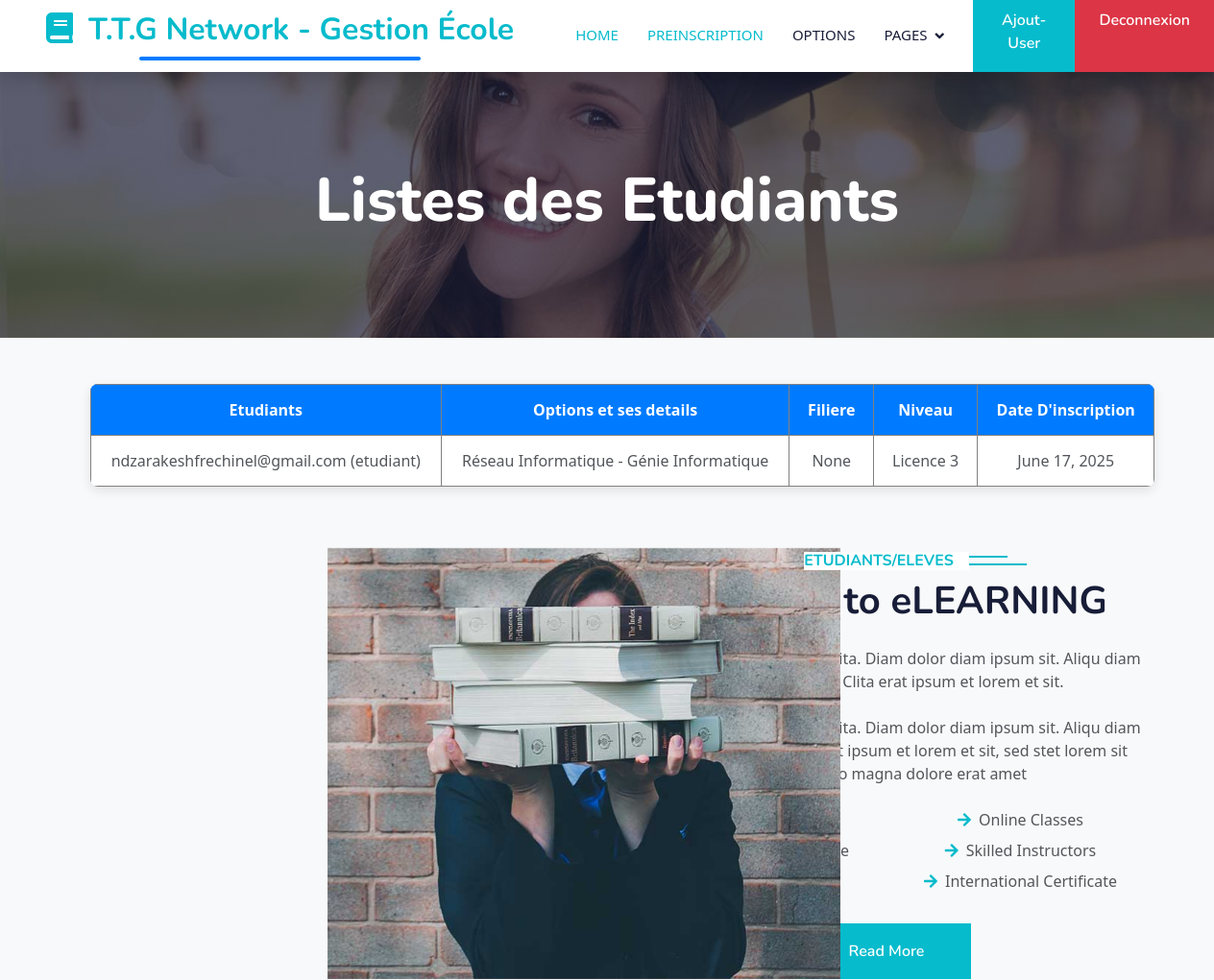
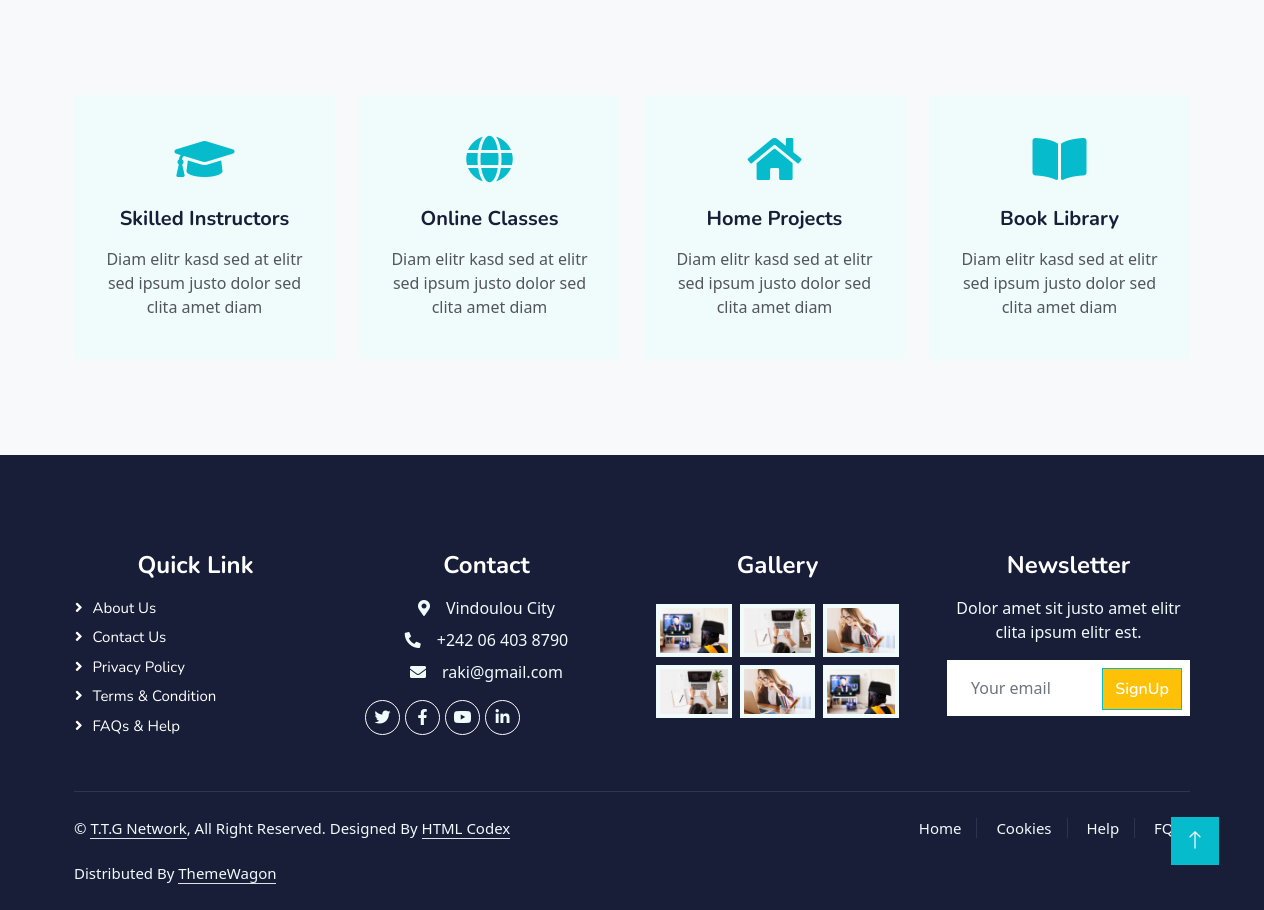
Page /etudiant (signed in) on the committed database (2 pictures, top to bottom).
### core/models.py (models this page shows, shortened)
class Etudiant(models.Model):
    user = models.OneToOneField(User, on_delete=models.CASCADE, limit_choices_to={'role': 'etudiant'})
    option = models.ForeignKey(Option, on_delete=models.SET_NULL, null=True)
    filiere = models.ForeignKey(Filiere, on_delete=models.SET_NULL, null=True)
    niveau = models.ForeignKey(Niveau, on_delete=models.SET_NULL, null=True)
    date_inscription = models.DateField(default=timezone.now)

class User(AbstractUser):
    ROLES = (
        ('admin', 'Administrateur'),
        ('formateur', 'Formateur'),
        ('etudiant', 'Étudiant'),
        ('parent', 'Parent'),
    )
    role = models.CharField(max_length=20, choices=ROLES)
    code_formateur = models.CharField(max_length=10, unique=True, null=True, blank=True)
    code_parent = models.CharField(max_length=10, unique=True, null=True, blank=True)
    matricule = models.CharField(max_length=30, unique=True, null=True, blank=True)
    def __str__(self):
        return f"{self.username} ({self.role})"

class Option(models.Model):
    nom = models.CharField(max_length=100)
    filiere = models.ForeignKey(Filiere, on_delete=models.CASCADE)
    class Meta:
        constraints = [
            models.UniqueConstraint(fields=['nom', 'filiere'], name='unique_option_par_filiere_et_niveau')
        ]
        verbose_name = "Option"
        verbose_name_plural = "Options"
    def __str__(self):
        filiere_nom = self.filiere.nom if self.filiere else "Filière inconnue"
        return f"{self.nom} - {filiere_nom}"

class Filiere(models.Model):
    nom = models.CharField(max_length=100)

class Niveau(models.Model):
    nom = models.CharField(max_length=50)
    def __str__(self):
        return self.nom

### core/views.py (the view)
# urls.py: path('etudiant', views.etudiants_view, name='etudiant'),
@login_required
def etudiants_view(request):
    etudiants = Etudiant.objects.all()
    return render(request, 'liste_etudiants.html', {'etudiants': etudiants})

### core/templates/liste_etudiants.html (shortened to what this page needs)
{% extends "base.html" %}
{% load static %}
{% block content %}
<div class="container-fluid bg-primary py-5 mb-5 page-header">
  <div class="container py-5">
      <div class="row justify-content-center">
          <div class="col-lg-10 text-center">
              <h1 class="display-3 text-white animated slideInDown">Listes des  Etudiants</h1>
          </div>
      </div>
  </div>
</div>
  <ul>
      <table class= "table-bordered">
          <thead>
            <th>Etudiants</th>
            <th>Options et ses details</th>
            <th>Filiere</th>
            <th>Niveau</th>
            <th>Date D'inscription</th>
          </thead>
        {% for etudiant in etudiants %}
          <tbody>
              <td>{{ etudiant.user }}</td>
              <td>{{ etudiant.option }}</td>
              <td>{{ etudiant.filiere }}</td>
              <td>{{ etudiant.niveau }}</td>
              <td>{{ etudiant.date_inscription }}</td>
          </tbody>
        {% endfor %}
      </table>
  </ul>
    <div class="container-xxl py-5">
      <div class="container">
          <div class="row g-5">
              <div class="col-lg-6 wow fadeInUp" data-wow-delay="0.1s" style="min-height: 400px;">
                  <div class="position-relative h-100">
                      <img class="img-fluid position-absolute w-100 h-100" src="{% static 'img/about.jpg' %}" alt="" style="object-fit: cover;">
                  </div>
              </div>
              <div class="col-lg-6 wow fadeInUp" data-wow-delay="0.3s">
                  <h6 class="section-title bg-white text-start text-primary pe-3">Etudiants/Eleves</h6>
                  <h1 class="mb-4">Welcome to eLEARNING</h1>
                  <p class="mb-4">Tempor erat elitr rebum at clita. Diam dolor diam ipsum sit. Aliqu diam amet diam et eos. Clita erat ipsum et lorem et sit.</p>
                  <p class="mb-4">Tempor erat elitr rebum at clita. Diam dolor diam ipsum sit. Aliqu diam amet diam et eos. Clita erat ipsum et lorem et sit, sed stet lorem sit clita duo justo magna dolore erat amet</p>
                  <div class="row gy-2 gx-4 mb-4">
                      <div class="col-sm-6">
                          <p class="mb-0">Skilled Instructors</p>
                      </div>
                      <div class="col-sm-6">
                          <p class="mb-0"><i class="fa fa-arrow-right text-primary me-2"></i>Online Classes</p>
                      </div>
                      <div class="col-sm-6">
                          <p class="mb-0">International Certificate</p>
                      </div>
                      <div class="col-sm-6">
                          <p class="mb-0"><i class="fa fa-arrow-right text-primary me-2"></i>Skilled Instructors</p>
                      </div>
                      <div class="col-sm-6">
                          <p class="mb-0">Online Classes</p>
                      </div>
                      <div class="col-sm-6">
                          <p class="mb-0"><i class="fa fa-arrow-right text-primary me-2"></i>International Certificate</p>
                      </div>
                  </div>
                  <a class="btn btn-primary py-3 px-5 mt-2" href="">Read More</a>
              </div>
          </div>
      </div>
  </div>
    <div class="container-xxl py-5">
        <div class="container">
            <div class="row g-4">
                <div class="col-lg-3 col-sm-6 wow fadeInUp" data-wow-delay="0.1s">
                    <div class="service-item text-center pt-3">
                        <div class="p-4">
                            <i class="fa fa-3x fa-graduation-cap text-primary mb-4"></i>
                            <h5 class="mb-3">Skilled Instructors</h5>
                            <p>Diam elitr kasd sed at elitr sed ipsum justo dolor sed clita amet diam</p>
                        </div>
                    </div>
                </div>
                <div class="col-lg-3 col-sm-6 wow fadeInUp" data-wow-delay="0.3s">
                    <div class="service-item text-center pt-3">
                        <div class="p-4">
                            <i class="fa fa-3x fa-globe text-primary mb-4"></i>
                            <h5 class="mb-3">Online Classes</h5>
                            <p>Diam elitr kasd sed at elitr sed ipsum justo dolor sed clita amet diam</p>
                        </div>
                    </div>
                </div>
                <div class="col-lg-3 col-sm-6 wow fadeInUp" data-wow-delay="0.5s">
                    <div class="service-item text-center pt-3">
                        <div class="p-4">
                            <i class="fa fa-3x fa-home text-primary mb-4"></i>
                            <h5 class="mb-3">Home Projects</h5>
                            <p>Diam elitr kasd sed at elitr sed ipsum justo dolor sed clita amet diam</p>
                        </div>
                    </div>
                </div>
                <div class="col-lg-3 col-sm-6 wow fadeInUp" data-wow-delay="0.7s">
                    <div class="service-item text-center pt-3">
                        <div class="p-4">
                            <i class="fa fa-3x fa-book-open text-primary mb-4"></i>
                            <h5 class="mb-3">Book Library</h5>
                            <p>Diam elitr kasd sed at elitr sed ipsum justo dolor sed clita amet diam</p>
                        </div>
                    </div>
                </div>
            </div>
        </div>
    </div>
{% endblock %}

### core/static/css/style.css (style rules this page uses)
.btn { font-family: 'Nunito', sans-serif; font-weight: 600; transition: .5s; }
.btn.btn-primary, .btn.btn-secondary { color: #FFFFFF; }
.page-header { background: linear-gradient(rgba(24, 29, 56, .7), rgba(24, 29, 56, .7)), url(../img/carousel-1.jpg); background-position: center center; background-repeat: no-repeat; background-size: cover; }
.section-title { position: relative; display: inline-block; text-transform: uppercase; }
.section-title::before { position: absolute; content: ""; width: calc(100% + 80px); height: 2px; top: 4px; left: -40px; background: var(--primary); z-index: -1; }
.section-title::after { position: absolute; content: ""; width: calc(100% + 120px); height: 2px; bottom: 5px; left: -60px; background: var(--primary); z-index: -1; }
.section-title.text-start::before { width: calc(100% + 40px); left: 0; }
.section-title.text-start::after { width: calc(100% + 60px); left: 0; }
.service-item { background: var(--light); transition: .5s; }
.service-item * { transition: .5s; }

### core/templates/base.html (style rules this page uses)
img, video { max-width: 100%; height: auto; }

### core/templates/liste_etudiants.html (style rules this page uses)
body { font-family: 'Segoe UI', Tahoma, Geneva, Verdana, sans-serif; background-color: #f8f9fa; text-align: center; }
table { width: 90%; margin: 0 auto; border-collapse: collapse; background-color: #fff; box-shadow: 0 4px 12px rgba(0, 0, 0, 0.1); border-radius: 8px; overflow: hidden; }
thead { background-color: #007BFF; color: white; }
th, td { padding: 14px 18px; text-align: center; border-bottom: 1px solid #ddd; }
tr:last-child td { border-bottom: none; }

### rows in the picture
Etudiant: user "ndzarakeshfrechinel@gmail.com (etudiant)", option "Réseau Informatique - Génie Informatique", filiere "None", niveau "Licence 3", date_inscription "June 17, 2025"
